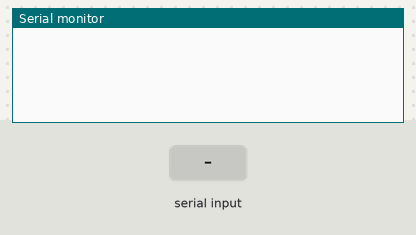
Simulated run of this sketch. Board: Arduino Uno, built with avr-gcc and run on an emulated ATmega328P. On the bench: the last lines printed to the serial monitor. Inputs (shaded band) come from the test bench.

Above: at 1.2 s.
1.3 s: "," received over Serial
At 2.5 s:
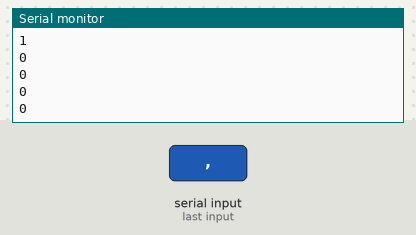
2.8 s: "1,90,45\n" received over Serial
At 3.5 s:
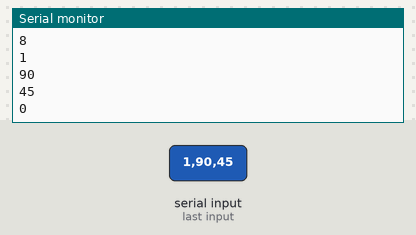
Timing chart, 0 to 5.8 s (numbered marks = the images above; inputs shaded):
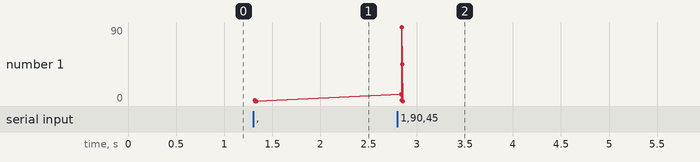

The sketch:

String_test.ino
```cpp
String comedata = "";
String buffer="";
int angleList[4]={0};
int mark = 0;

void setup() {
  // put your setup code here, to run once:
  Serial.begin(9600);
}

void loop() {
  // put your main code here, to run repeatedly:
  int j = 0;

  while(Serial.available()>0){
    comedata += char(Serial.read());
    delay(2);
    mark = 1;
  }
  if(mark == 1){
    Serial.println("Mark = 1 !");
    Serial.println(comedata);
    Serial.println(comedata.length());
    for(int i = 0; i<comedata.length();i++){
        if(comedata[i]==','){
          angleList[j]=buffer.toInt();
          j++;
          buffer="";
        }
        else{
          buffer.concat(comedata[i]);
        }
      angleList[j]=buffer.toInt();
    }
    //angleList[j]=buffer.toInt(); 这一行代码不可以写在循环外面
    for(int i=0;i<4;i++){
        Serial.println(angleList[i]);
    }
      /*   if(comedata[i] == ','){
            j++;
            }
          else{
            revdata[j]= revdata[j]*10 + (comedata[i] - '0');
            }
         }*/
    }
    for(int i=0;i<4;i++){
      angleList[i]=0;
    }
    buffer="";
    comedata = String("");
    mark = 0;
}
```

Measured:
- after the input at 1.3 s, the serial monitor: prints a new line at once (image 1)
- after the input at 2.8 s, the serial monitor: prints a new line at once (image 2)
